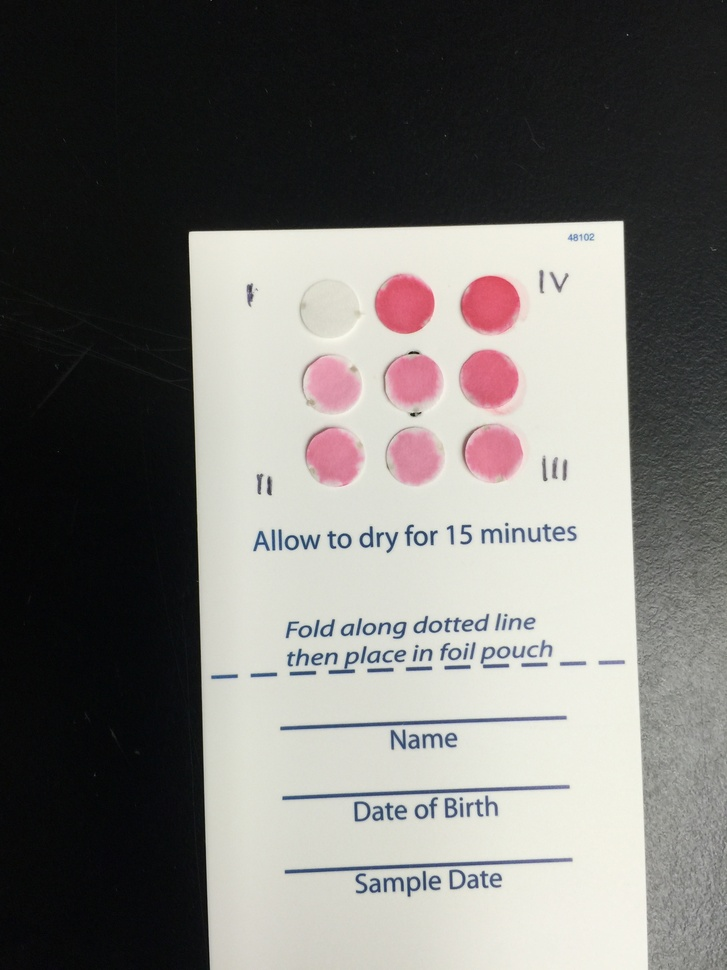
//> input picture image072915B.jpeg, 727 x 970 px, shrunk from 2448 x 3264 before the run
$ ./img_analyze   (built with g++ and OpenCV 4)
//> lines starting //> are read from the running program, lines starting //| are printed output that depends on the picture; after the words box and inside, x2 and y2 are one past the last pixel; in counts of white or black regions, pixels touching at a corner belong together
#include <opencv2/imgproc/imgproc.hpp>
#include <opencv2/opencv.hpp>
#include <iostream>
#include <opencv2/highgui/highgui.hpp>

using namespace std;
using namespace cv;

int thresh = 100;
int max_thresh = 255;
RNG rng(12345);

float pixel_val_avg (Mat image, Point center, int radius) //function to calculate average pixel intensity, given radii and centers of circle
{
float pixel_val_avg=0; int num_points=0;
for ( int r = 0; r < image.rows; r++ )
    for ( int c = 0; c < image.cols; c++ )
    {
        double dist = sqrt ( ( c - center.x ) * ( c - center.x ) + ( r - center.y ) * ( r  - center.y ));
        if ( dist < radius )
            {
              pixel_val_avg+=(image.at<Vec3b>(r,c)[2]+image.at<Vec3b>(r,c)[1]+image.at<Vec3b>(r,c)[0])/3;
              num_points++;
            }
    }
return pixel_val_avg/num_points;
}

int main( int argc, char** argv )
{
	Mat img=imread("image072915B.jpeg");//replace by the name of image
//> img is the input picture: 970 rows x 727 cols, CV_8UC3; mean B, G, R 112.6, 115.8, 117.5
	namedWindow("input",CV_WINDOW_NORMAL);
	//imshow("input",img);

	Mat img_smooth;
	//namedWindow("img_smooth",CV_WINDOW_NORMAL);
	GaussianBlur(img,img_smooth,Size(3,3),0,0);//remove noise
	//imshow("img_smooth",img_smooth);

    Mat output;
    cv::inRange(img_smooth, cv::Scalar(0,0,200), cv::Scalar(200, 200, 255), output);//rgb based thresholding
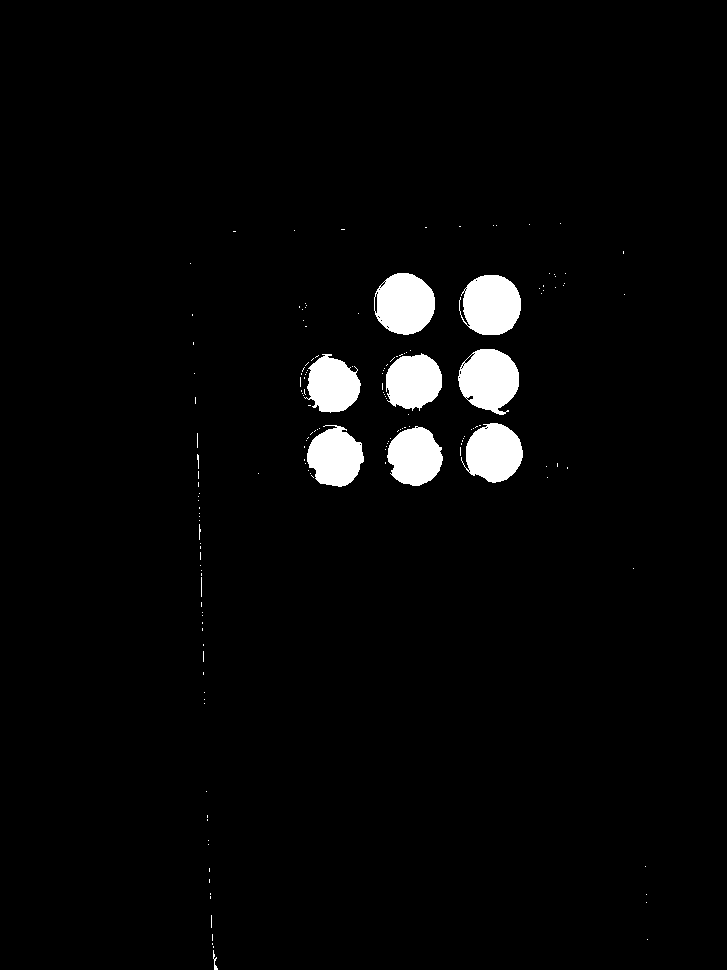
//> output: 970 rows x 727 cols, CV_8UC1; 3.1% white; 161 white regions (150 under 20 px), largest, box (x1, y1, x2, y2) and area: (458, 349, 519, 415) 2908, (374, 273, 435, 335) 2905, (459, 275, 521, 335) 2890

Mat canny_output;
  vector<vector<Point> > contours;
  vector<Vec4i> hierarchy;

 //removing salt and pepper noise
 medianBlur ( output,output, 3 );
  namedWindow("final",CV_WINDOW_NORMAL);
  medianBlur( output,output, 15 );
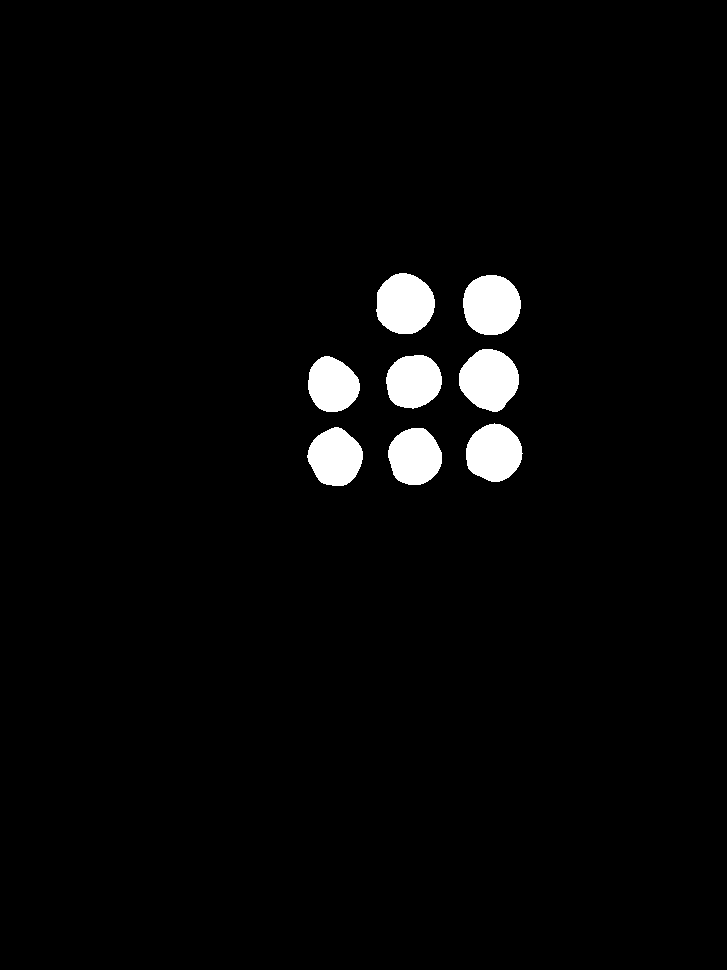
//> output: 970 rows x 727 cols, CV_8UC1; 2.9% white; 8 white regions
 // imshow("final",output);

  //finding contours
  findContours( output, contours, hierarchy, CV_RETR_TREE, CV_CHAIN_APPROX_SIMPLE, Point(0, 0) );
//> contours = 8 contours; box (x1, y1, x2, y2) and area: (459, 349, 519, 412) 2737, (376, 273, 435, 334) 2732, (463, 275, 521, 335) 2708, (466, 423, 523, 482) 2458, (307, 427, 363, 486) 2359, (388, 428, 442, 485) 2324, (386, 355, 442, 409) 2300, (308, 356, 360, 412) 2132

  vector<Point2f>center( contours.size() );
  // vector<vector<Point> > contours_poly( contours.size() );

  vector<float>radius( contours.size() );
  Mat drawing = Mat::zeros( output.size(), CV_8UC3 );
  double avg_area=0;
  double avg_radius=0;
  int x_lt=0, y_lt=0;
  double largest_area=0;
  int largest_contour_index=0;
  int x_max, y_max, x_min, y_min;
  for( int i = 0; i< contours.size(); i++ )
     {
       double a=contourArea( contours[i],false);  //  Find the area of contour
       avg_area+=a;
      if(a>largest_area){ //only significant areas used
       largest_area=a;
       largest_contour_index=i;
     }
       minEnclosingCircle( (Mat)contours[i], center[i], radius[i] );
     }
//> this loop made 8 passes
//> (a, avg_area, largest_area) on passes 1, 2, 3, 6: (2324.5, 2324.5, 2324.5), (2359, 4683.5, 2359), (2458, 7141.5, 2458), (2737, 14311, 2737)
//> (a, avg_area) on passes 4, 5, 7, 8: (2132.5, 9274), (2300, 11574), (2708, 17019), (2732, 19751)
//> after the loop, avg_area = 19751; largest_area = 2737; largest_contour_index = 5
     avg_area=avg_area/contours.size();
//> avg_area = 2468.9
     x_min=x_max=center[largest_contour_index].x;
//> x_min = 489; x_max = 489
     y_min=y_max=center[largest_contour_index].y;
//> y_min = 380; y_max = 380
     int k=0;
     vector<Point2f>center_final(9);
     double radius_f[9];

     for(int i=0; i<contours.size();i++)
     {
      Scalar color = Scalar( 0,0,0);//rng.uniform(0, 255), rng.uniform(0,255), rng.uniform(0,255) );
      double a=contourArea( contours[i],false);
       // cout<<a<<" "<<avg_area<<endl;

       if(a>=avg_area){
        // cout<<radius[i]<<" "<<center[i].x<<","<<center[i].y<<endl;
        circle( img, center[i], (int)radius[i], color, 5, 8, 0 );
        avg_radius+=(int)radius[i];
        radius_f[k]=radius[i];
        center_final[k]=center[i];
        k++;
        if(center[i].x>x_max)
          x_max=center[i].x;
        if(center[i].x<x_min)
          x_min=center[i].x;
        if(center[i].y<y_min)
          y_min=center[i].y;
        if(center[i].y>y_max)
          y_max=center[i].y;
       }
       drawContours( drawing, contours, i, Scalar(0,0,0), 5, 8, hierarchy, 0, Point() );
     }
//> this loop made 8 passes
//> (a, avg_radius, x_max, y_min) on pass 7: (2708, 61, 490, 304)
//> (a, avg_radius, x_min, y_min) on pass 8: (2732, 91, 404, 303)
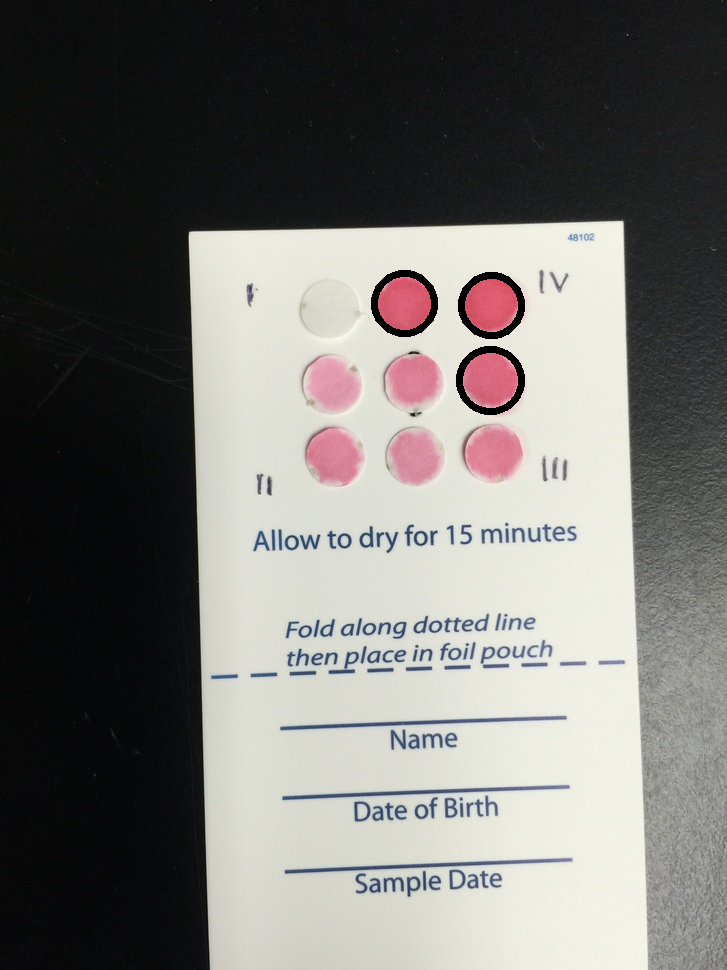
//> img: 970 rows x 727 cols, CV_8UC3; 0.57% of pixels changed, all inside (x1, y1, x2, y2) = (371, 270, 525, 415)
//> drawing: 970 rows x 727 cols, CV_8UC3; every value is 0
//> after the loop, avg_radius = 91; k = 3; x_max = 490; x_min = 404; y_min = 303; y_max = 380
     // cout<<y_min<<" "<<y_max<<" "<<x_min<<" "<<x_max<<endl;
     avg_radius=avg_radius/k;
//> avg_radius = 30.33
     // cout<<avg_radius<<endl;
     if(contours.size()!=9)
     {
            Scalar color = Scalar( 0,0,0);//rng.uniform(0, 255), rng.uniform(0,255), rng.uniform(0,255) );

        circle( img, Point(x_min,y_min), avg_radius, color, 5, 8, 0 ); //detecting 9th top-left circle
     }
  /// Show in a window
  center_final[k]=Point(x_min,y_min);
//> center_final = 9 Points (x, y): [489.5, 380], [490.6, 304.6], [404.4, 303.2], [404, 303], [0, 0], [0, 0], [0, 0], [0, 0], [0, 0]
  radius_f[k]=avg_radius;
//> radius_f = [31.89, 30.28, 30.72, 30.33, 0, 0, 0, 0, 0]
  //namedWindow( "Contours", CV_WINDOW_NORMAL );
 // imshow( "Contours", img );

  float array_intensities[9];
  for (int j=0;j<9;j++)
  {
  array_intensities[j]=pixel_val_avg(img,center_final[j],radius_f[j]/2);
  cout<<array_intensities[j]<<" "<<"center is "<<center_final[j].x<<" "<<center_final[j].y<<endl;
  //take radius/2, with same centers
}
//> this loop made 9 passes
//| 148.638 center is 489.5 380
//| 141.327 center is 490.614 304.636
//| 143.75 center is 404.37 303.245
//| 143.75 center is 404 303
//| -nan center is 0 0
//| -nan center is 0 0
//| -nan center is 0 0
//| -nan center is 0 0
//> (output is shown up to pass 8 of 9)
// cout<<array_intensities<<endl;
  waitKey(0);
	cv::waitKey();
    return 0;
}
